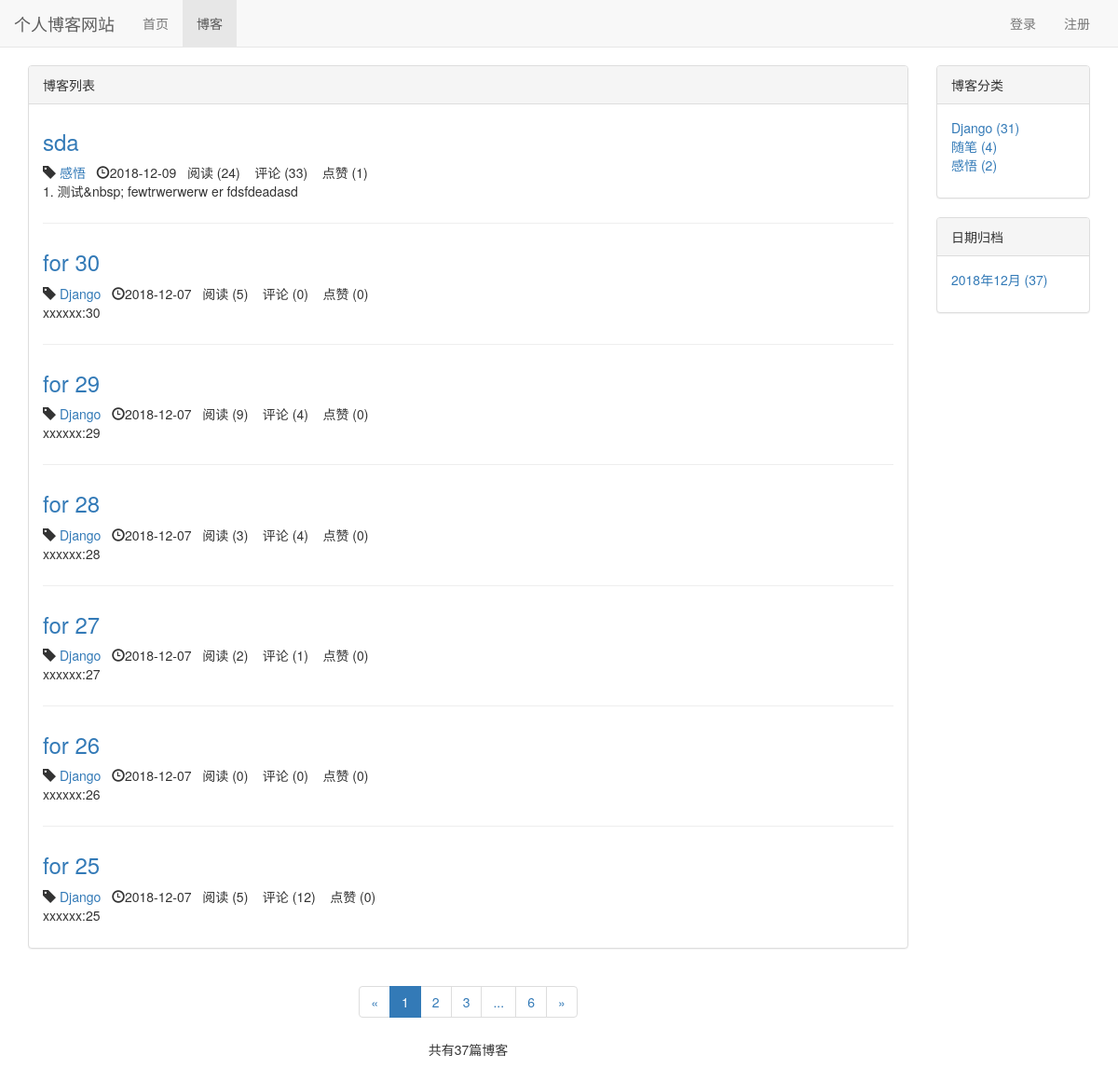
Screenshot of /blog/ with the database file from the repository.
### blog/models.py (models this page shows, shortened)
class Blog(models.Model,ReadNumExpandMethod):
    title = models.CharField(max_length=50)
    blog_type = models.ForeignKey(BlogType,on_delete=models.CASCADE) # 删除博客对博客类型无影响  多对一
    content = RichTextUploadingField()
    author = models.ForeignKey(User,on_delete=models.CASCADE)
    read_details = GenericRelation(ReadDetail) # 反向关联到ReadDetail    关联以后直接 blog.read_details.all()就能查看该博客所有readdetail
    created_time = models.DateTimeField(auto_now_add=True)
    last_updated_time = models.DateTimeField(auto_now=True)
    class Meta:
        ordering = ['-created_time']  # 按时间排序  最新的在最前

class BlogType (models.Model):
    type_name = models.CharField(max_length=15)
    def __str__ (self):  #让文章选择分类时能看到分类名
        return self.type_name
    def blog_count(self):
        return self.blog_set.count()  # blog_set 反向获取被关联外键的model（模型名称小写加_set）

### read_statistics/models.py (models this page shows)
class ReadNum(models.Model):
    read_num = models.IntegerField(default=0) # 阅读次数
    content_type = models.ForeignKey(ContentType, on_delete=models.CASCADE) # models.CASCADE 删除阅读次数会删除博客   DO_NOTHING  删除阅读次数对应博客本身无影响
    object_id = models.PositiveIntegerField()
    content_object = GenericForeignKey('content_type', 'object_id')

### likes/models.py (models this page shows)
class LikeCount(models.Model):  # 点赞数量
    content_type = models.ForeignKey(ContentType, on_delete=models.CASCADE)
    object_id = models.PositiveIntegerField()
    content_object = GenericForeignKey('content_type', 'object_id') # 点赞对象
    liked_num = models.IntegerField(default=0) # 点赞数量

### blog/views.py (the view)
# urls.py: path('',views.blog_list,name="blog_list"),
def blog_list(request):
    blogs_all_list=Blog.objects.all()
    context = {}
    context = get_blog_list_common_date(request,blogs_all_list)
    return render( request,'blog/blog_list.html',context)

### comment/templatetags/comment_tags.py (called while the page is built)
@register.simple_tag
def get_comment_count(obj): # 数量统计
    content_type = ContentType.objects.get_for_model(obj) # 获得obj对应ContentType
    return Comment.objects.filter(content_type=content_type,object_id=obj.pk).count()

### likes/templatetags/likes_tags.py (called while the page is built)
@register.simple_tag
def get_like_count(obj): # 获取点赞数量
    content_type = ContentType.objects.get_for_model(obj) # 获得obj对应ContentType
    like_count,created = LikeCount.objects.get_or_create(content_type=content_type,object_id=obj.pk)
    return like_count.liked_num

### read_statistics/models.py (called while the page is built)
    def get_read_num(self):   # 新增得到阅读数的方法
        try:                 # 会先完成try中的代码 如果完成中发生获取不到的错误 执行后一条
            ct = ContentType.objects.get_for_model(self) # 获取关联到Blog的 ContentType 实例
            readnum = ReadNum.objects.get(content_type = ct ,object_id = self.pk)  # 获得所有关联到Blog ， id值= self.pk 这个blog的 ReadNum
            return readnum.read_num    # 查看这一条记录的阅读次数
        except exceptions.ObjectDoesNotExist:  # except Exception as e  不管什么错误都会获取
            return 0                        # exceptions.ObjectDoesNotExist  记录不存在的错误返回 0

### user/context_processors.py (called while the page is built)
def login_modal_form(request):
    return {'login_modal_form': LoginForm()}

### blog/templates/blog/blog_list.html (shortened to what this page needs)
{% extends 'base.html' %}
{% block nav_blog_active %}active{%endblock%}
{% load staticfiles %}
{% load comment_tags %}
{% load likes_tags %}
{% block header_extends %}
    <link rel="stylesheet" href= "{% static 'blog/blog.css' %}" >
{% endblock %}
{% block content %}
    <div class="container">
        <div class="row">
            <div class=" col-xs-12 col-sm-8 col-md-9 col-lg-10">
                <div class="panel panel-default">
                    <div class="panel-heading"> {% block blog_list_title %}博客列表  {% endblock %}</div>
                    <div class="panel-body">
                        {% for blog in blogs %}
                            <div class="blog">
                                <h3><a href="{% url 'blog_detail' blog.pk %}">{{ blog.title }}</a></h3>
                                    <p class="blog-info">
                                        <span class="glyphicon glyphicon-tag"></span>
                                         <a href="{% url 'blogs_with_type' blog.blog_type.pk %}"> {{ blog.blog_type }}</a>&nbsp;&nbsp;
                                        <span class="glyphicon glyphicon-time"></span>{{ blog.created_time|date:"Y-m-d"}}&nbsp;&nbsp;
                                        阅读 ({{ blog.get_read_num }}) &nbsp;&nbsp;
                                        评论 ({% get_comment_count blog %}) &nbsp;&nbsp;
                                        点赞 ({% get_like_count blog %})
                                    </p>
                                <p>{{ blog.content|striptags|truncatechars:60}}</p>
                            </div>
                        {% empty %}
                            <div class="blog">
                                <p> <h3>暂无博客，敬请期待</h3></p>
                            </div>
                        {% endfor %}
                    </div>
                </div>
                <div class = "paginator">
                    <ul class="pagination">
                        <li>
                            {% if page_of_blogs.has_previous %}
                                <a href="?page={{ page_of_blogs.previous_page_number }}" aria-label="Previous">
                                    <span aria-hidden="true">&laquo;</span>
                                </a>
                            {% else %}
                                <span aria-hidden="true">&laquo;</span>
                            {% endif %}
                        </li>
                        {% for page_num in page_range %}
                            {% if page_num == page_of_blogs.number %}
                                <li class= "active"><span>{{ page_num }}</span></li>
                            {% elif page_num == '...' %}
                                <li><span>{{ page_num }}</span></li>
                            {% else %}
                                <li><a href="?page={{ page_num }}">{{ page_num }}</a></li>
                            {% endif %}
                        {% endfor %}
                        <li>
                            {% if page_of_blogs.has_next %}
                                <a href="?page={{ page_of_blogs.next_page_number }}" aria-label="Next">
                                    <span aria-hidden="true">&raquo;</span>
                                </a>
                            {% else %}
                                <span aria-hidden="true">&raquo;</span>
                            {% endif %}
                        </li>
                    </ul>
                    <p>
                        共有{{ page_of_blogs.paginator.count }}篇博客
                    </p>
                </div>
            </div>
            <div class=" hidden-xs col-sm-4 col-md-3 col-lg-2">
                <div class="panel panel-default">
                    <div class="panel-heading">博客分类</div>
                    <div class="panel-body">
                        <ul class="blog-types">
                            {% for  blog_type in blog_types %}
                                <li>
                                    <a href="{% url 'blogs_with_type' blog_type.pk %}">
                                        {{ blog_type.type_name }} ({{ blog_type.blog_count }})
                                    </a>
                                </li>
                            {% empty %}
                                <li>暂无分类</li>
                            {% endfor %}
                        </ul>
                    </div>
                </div>
                <div class="panel panel-default">
                    <div class="panel-heading">日期归档</div>
                    <div class="panel-body">
                        <ul>
                            {% for blog_date, blog_count in blog_dates.items %}
                                <li>
                                    <a href="{% url 'blogs_with_date' blog_date.year blog_date.month %}">
                                        {{ blog_date|date:"Y年m月" }} ({{ blog_count }})
                                    </a>
                                </li>
                            {% endfor %}
                        </ul>
                    </div>
                </div>
            </div>
        </div>
    </div>
{% endblock %}

### static/base.css (style rules this page uses)
* { margin: 0; padding: 0; }
body { margin-top: 70px!important; }
ul { list-style-type: none; }

### blog/static/blog/blog.css (style rules this page uses)
ul.blog-types { list-style-type: none; }
div.blog:not(:last-child) { margin-bottom: 2em; padding-bottom: 1em; border-bottom: 1px solid #eee; }
div.blog h3 { margin-top: 0.5em; }
div.blog p.blog-info { margin-bottom: 0; }
div.paginator { text-align: center; }

### rows the page displays
Blog: title "sda", blog_type "感悟", created_time "2018-12-09", get_read_num "24", id "33", id.liked_num "1", content "1. 测试&nbsp; fewtrwerwerw er fdsfdeadasd"
Blog: title "for 30", blog_type "Django", created_time "2018-12-07", get_read_num "5", id "0", id.liked_num "0", content "xxxxxx:30"
Blog: title "for 29", blog_type "Django", created_time "2018-12-07", get_read_num "9", id "4", id.liked_num "0", content "xxxxxx:29"
Blog: title "for 28", blog_type "Django", created_time "2018-12-07", get_read_num "3", id "4", id.liked_num "0", content "xxxxxx:28"
Blog: title "for 27", blog_type "Django", created_time "2018-12-07", get_read_num "2", id "1", id.liked_num "0", content "xxxxxx:27"
Blog: title "for 26", blog_type "Django", created_time "2018-12-07", get_read_num "0", id "0", id.liked_num "0", content "xxxxxx:26"
Blog: title "for 25", blog_type "Django", created_time "2018-12-07", get_read_num "5", id "12", id.liked_num "0", content "xxxxxx:25"
BlogType: type_name "Django", blog_count "31"
BlogType: type_name "随笔", blog_count "4"
BlogType: type_name "感悟", blog_count "2"

### other values shown
{{ page_num }} "1"
{{ page_num }} "2" "3" "6"
{{ page_num }} "..."
{{ page_of_blogs.paginator.count }} "37"
{{ blog_date|date:"Y年m月" }} "2018年12月"
{{ blog_count }} "37"
